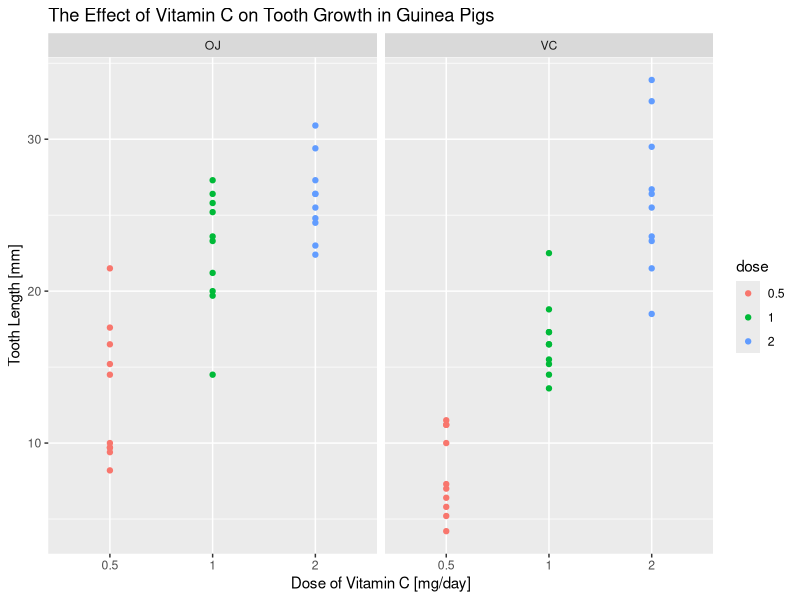
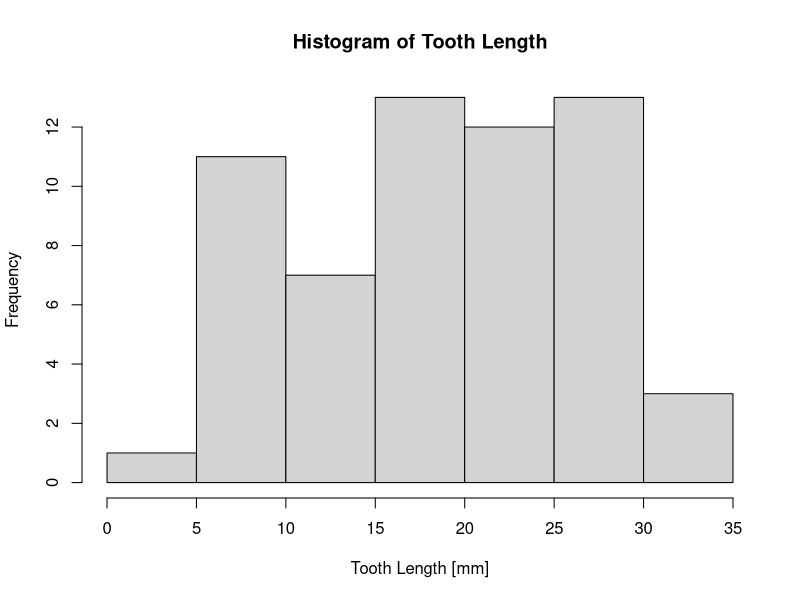
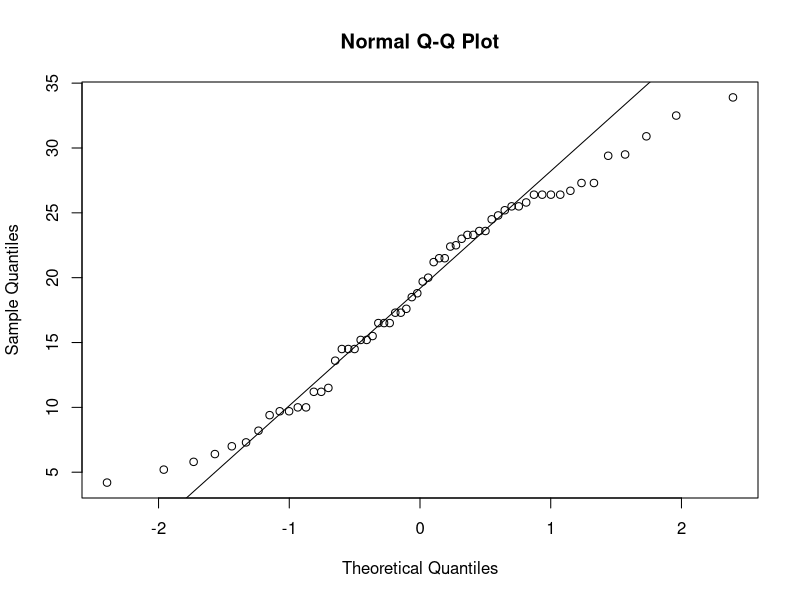

Generate these figures, in order, with R:
# Coursera Data Science Specialization Course 6 Project 1 Part 2 Script


# The purpose of this script is to satisfy the requirements of the project 1
# peer-graded assignment that is part of the Statistical Inference course
# from Johns Hopkins University within the Data Science Specialization on
# Coursera. As per the instructions the project will consist of the two parts
# and this script is for part 2.
#
# The second part focuses on basic inferential data analysis. The steps are:
# 1. Load the ToothGrowth data and perform some basic exploratory data analysis
# 2. Provide a basic summary of the data
# 3. Use confidence intervals and/or hypothesis tests to compare tooth growth by
# supp and dose.
# 4. State your conclusions and the assumptions needed for your conclusions


library(dplyr)
library(ggplot2)


# 1. Load the ToothGrowth data and perform some basic exploratory data analysis
tooth.data <- as_tibble(ToothGrowth)  # Load data as a tibble
?ToothGrowth  # View documentation
str(tooth.data)  # Display structure
head(tooth.data)  # View first 6 rows

# In the documentation the units of the "len" variable are not provided. Based
# on its values it seems likely that the measurements are in millimeters. The
# analysis will proceed on this assumption.

tooth.data <- mutate(tooth.data, dose = as.factor(dose))  # Make "dose" a factor
# Plot the data
print(qplot(x = dose, y = len, data = tooth.data, facets = ~ supp, color = dose,
            main = "The Effect of Vitamin C on Tooth Growth in Guinea Pigs",
            xlab = "Dose of Vitamin C [mg/day]", ylab = "Tooth Length [mm]"))
# In the plot above the dose appears to correlate with longer tooth length, and
# it is difficult to say if there is a correlation to supplement type.


# 2. Provide a basic summary of the data
summary(tooth.data)
# The summary shows that the "len" variable ranges from 4.20 to 33.90 with a
# mean of 18.81. There are 60 total observations - 30 each with the two
# supplement types: orange juice and ascorbic acid. There are 20 observations
# each of the 3 dosage levels. Essentailly there are six groups and each of them
# has 10 observations.


# 3. Use confidence intervals and/or hypothesis tests to compare tooth growth by
# supp and dose.

# Before proceeding with tests the assumptions for t-tests should be reviewed:
# 1. Means of populations follow a normal distribution
# 2. Variances of populations are equal
# 3. Data are sampled independently from the populations
# These assumptions will be checked before continuing

# First check if data follow a normal distribution
# Make a histogram
hist(tooth.data$len, main = "Histogram of Tooth Length",
     xlab = "Tooth Length [mm]")
# The histogram doesn't look very normal, but it's reasonably symmetric
# Check a Q-Q Plot also
qqnorm(tooth.data$len)  # Plot data
qqline(tooth.data$len)  # Add the normal line
# While the Q-Q Plot isn't perfect, the t-test is robust to the normality
# assumption. The analysis will continue assuming the data are normal enough

# The second check is of the variance, which does appear to be reasonably equal
# in this case. However, the t.test function is capable of compensating for
# unequal variance, so that method will be used to remain conservative. Lastly,
# there is no reason to believe the data were not sampled independently.
# Additionally there is no way to test for this assumption, so analysis will
# continue assuming that all conditions for the two-sided t-test are met.

# The first hypothesis test investigates the effect of the supplement type. The
# hypotheses are stated below:
# H_0: mu_oj = mu_vc (There is no significant difference in the means)
# H_a: mu_oj != mu_vc (There is a significant difference in the means)

# The t.test function will be used to evaluate the hypotheses
t.test(x = filter(tooth.data, supp == "VC")$len,
       y = filter(tooth.data, supp == "OJ")$len)
# The p-value of this test is 0.06063, so the test is not significant at the
# 0.95 confidence level. There does not appear to be a significant difference
# between the supplement types.

# Next, the effect of the dose will be explored, but the instructions specify
# that only methods taught in the course up to this point can be used. Because
# of this t-tests will be used again even though other methods could be
# superior.

# The next test will compare the 0.5 dose level to the 1.0 dose level, and the
# hypotheses are stated below.
# H_0: mu_05 = mu_10 (There is no significant difference in the means)
# H_a: mu_05 != mu_10 (There is a significant difference in the means)

# The t.test function will be used to evaluate the hypotheses
t.test(x = filter(tooth.data, dose == "0.5")$len,
       y = filter(tooth.data, dose == "1")$len)
# The p-value of this test is 1.268e-07 which is extreemly small and is
# significant at the 0.95 confidence level. One more test will be checked below.

# The last test will compare the 1.0 dose level to the 2.0 dose level, and the
# hypotheses are stated below.
# H_0: mu_10 = mu_20 (There is no significant difference in the means)
# H_a: mu_10 != mu_20 (There is a significant difference in the means)

# The t.test function will be used to evaluate the hypotheses
t.test(x = filter(tooth.data, dose == "1")$len,
       y = filter(tooth.data, dose == "2")$len)
# The p-value of this test is 1.906e-05 which is extreemly small and is
# significant at the 0.95 confidence level. Between these two tests it does
# appear that the dose level is significantly correlated with tooth length. A
# correction could be applied to compensate for the fact that two tests were
# conducted, but the p-values are low enough that the results would still be
# significant.


# 4. State your conclusions and the assumptions needed for your conclusions

#...

